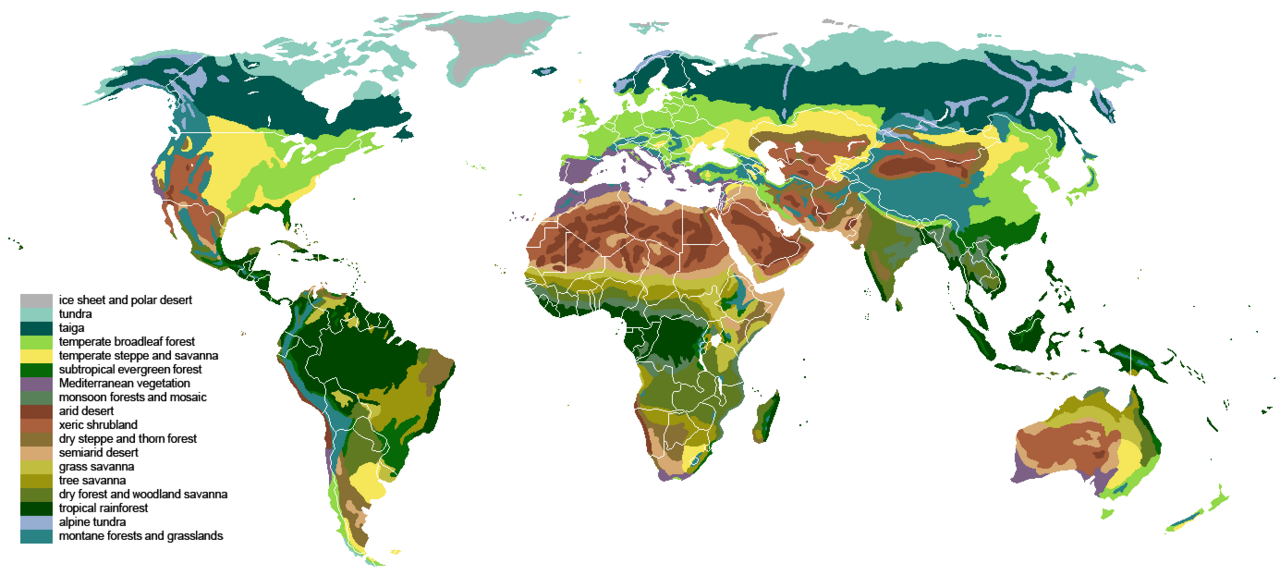
#> input picture tools/data/vegetation_source.png, 1280 x 575 px; its folder holds only this picture in this run
$ python terrain.py data/vegetation_source.png
#> lines starting #> are read from the running program, lines starting #| are printed output that depends on the picture; after the words box and inside, x2 and y2 are one past the last pixel; in counts of white or black regions, pixels touching at a corner belong together
### tools/map_common.py
"""Shared map geometry and raster helpers for the tools in this folder."""
import pathlib

import numpy as np
from PIL import Image, ImageDraw

ROOT = pathlib.Path(__file__).resolve().parent.parent
OCEAN_MASK_PNG = ROOT / "tools" / "data" / "ocean_mask.png"   # white = sea; the fixed coastline source
RIVERS_PNG = ROOT / "map" / "rivers.png"
HEIGHTMAP_PNG = ROOT / "map" / "heightmapps.png"
PROVINCES_PNG = ROOT / "map" / "provinces.png"

# Equirectangular: longitude -180..180 across the width, latitude MAP_TOP..MAP_BOTTOM down the height.
# Fitted against the coastline of the game's land mask.
WIDTH, HEIGHT = 5632, 2316
MAP_TOP, MAP_BOTTOM = 86.6, -61.6
SEA_LEVEL = 128  # heightmap value of sea level

# rivers.png palette (also hard-coded in shaders/main.gdshader and tools/bake_map_fields.py)
LAND_RGB = (255, 255, 255)
WATER_RGB = (122, 122, 122)
RIVER_CLASS_RGB = {           # narrowest .. widest
    0: (0, 225, 255),
    1: (0, 200, 255),
    2: (0, 100, 255),
    3: (0, 0, 200),
}

Image.MAX_IMAGE_PIXELS = None


# [49 lines left out: functions to_pixels, _rings, _is_hole, rasterize_polygons, not called in this run]


def load_ocean_mask():
    return np.asarray(Image.open(OCEAN_MASK_PNG).convert("L")) > 127


def load_heights():
    return np.asarray(Image.open(HEIGHTMAP_PNG).convert("RGB"))[..., 0]


def clean(text):
    """Single-line text safe for the ;-separated data files."""
    return " ".join(str(text or "").replace(";", ",").split())

### tools/terrain.py
"""Terrain of every land province: its biome (vegetation) and its relief (plains, hills, mountains, impassable).

Biomes come from tools/data/vegetation_source.png, a world map of natural vegetation zones in the
Robinson projection with an 18-colour legend. It is lined up with the game map once (a Robinson fit, then
local shifts tile by tile so its coastlines meet ours) and the result cached in
tools/data/vegetation_warp.npz; --register redoes it. The 18 zones are merged into the biomes of
data/terrain.json; montane forest and grassland take the province's next most common zone.

Relief comes from map/heightmapps.png. Its steps are not linear in metres (about 17 m a step in the
lowlands, 40 m on the Tibetan plateau): metres ~ 0.348 x steps^2. A province's ruggedness is the median
change of height over ~14 km; high plateaus count as mountains, and the highest, most rugged land of
the Himalaya as impassable.

Used by generate_setup.py (which writes the results into data/provinces.csv and data/province_setup.json).
Run on its own to redo the registration and print a preview: python3 tools/terrain.py [--register]
"""
import json
import sys

import numpy as np
from PIL import Image
from scipy.interpolate import griddata
from scipy.ndimage import distance_transform_edt, gaussian_filter, map_coordinates

from map_common import HEIGHT, MAP_BOTTOM, MAP_TOP, ROOT, SEA_LEVEL, WIDTH, load_heights

SOURCE_PNG = ROOT / "tools" / "data" / "vegetation_source.png"
WARP_NPZ = ROOT / "tools" / "data" / "vegetation_warp.npz"
REGIONS_DIR = ROOT / "tools" / "data" / "regions"

# the source map's legend, top to bottom, and the biome each zone becomes (None: decided per province)
LEGEND = [
    ((178, 178, 178), "ice sheet and polar desert", "ice"),
    ((140, 204, 189), "tundra", "tundra"),
    ((0, 87, 78), "taiga", "taiga"),
    ((146, 216, 71), "temperate broadleaf forest", "temperate_forest"),
    ((245, 231, 89), "temperate steppe and savanna", "steppe"),
    ((6, 104, 6), "subtropical evergreen forest", "subtropical_forest"),
    ((124, 96, 134), "Mediterranean vegetation", "mediterranean"),
    ((89, 129, 89), "monsoon forests and mosaic", "subtropical_forest"),
    ((129, 66, 41), "arid desert", "desert"),
    ((170, 95, 61), "xeric shrubland", "dry_steppe"),
    ((136, 111, 51), "dry steppe and thorn forest", "dry_steppe"),
    ((214, 169, 114), "semiarid desert", "desert"),
    ((193, 189, 62), "grass savanna", "savanna"),
    ((155, 149, 14), "tree savanna", "savanna"),
    ((96, 122, 34), "dry forest and woodland savanna", "savanna"),
    ((0, 70, 0), "tropical rainforest", "rainforest"),
    ((149, 174, 210), "alpine tundra", "tundra"),
    ((41, 131, 132), "montane forests and grasslands", None),
]
MONTANE = len(LEGEND) - 1
LEGEND_BOX = (288, 548, 0, 240)          # rows, columns of the legend in the source image: not land
MAX_COLOR_DISTANCE = 14                  # the zones are flat colours; anything further is a border line, text or blur

# Robinson projection table: latitude, parallel length, distance from the equator
ROBINSON = np.array([[0, 1.0, 0], [5, 0.9986, 0.062], [10, 0.9954, 0.124], [15, 0.99, 0.186], [20, 0.9822, 0.248],
                     [25, 0.973, 0.31], [30, 0.96, 0.372], [35, 0.9427, 0.434], [40, 0.9216, 0.4958],
                     [45, 0.8962, 0.5571], [50, 0.8679, 0.6176], [55, 0.835, 0.6769], [60, 0.7986, 0.7346],
                     [65, 0.7597, 0.7903], [70, 0.7186, 0.8435], [75, 0.6732, 0.8936], [80, 0.6213, 0.9394],
                     [85, 0.5722, 0.9761], [90, 0.5322, 1.0]])

# relief thresholds: ruggedness in metres of height change per ~14 km, elevations in metres
METRES_PER_STEP2 = 0.348
HILLS_RUGGED, MOUNTAINS_RUGGED = 55, 170
HIGH_PLATEAU = 3000                      # this high, even gentle land is mountains
ALPINE = 3500                            # montane land this high (median, m) is alpine tundra
IMPASSABLE = [(400, 3300, 0), (0, 4400, 4800)]   # (ruggedness, median, 90th percentile elevation): any one


def load_source():
    img = np.asarray(Image.open(SOURCE_PNG).convert("RGB")).astype(np.int32)
    land = ~(img > 235).all(axis=2)
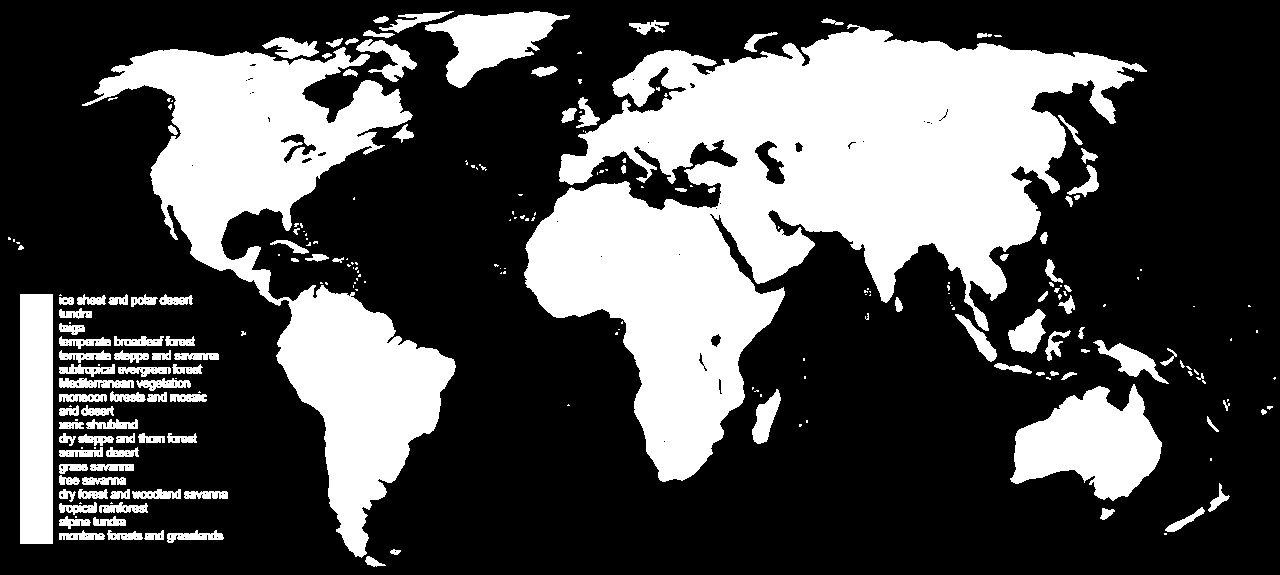
#> land: shape (575, 1280) bool; 31.2% white; 237 white regions (120 under 20 px), largest, box (x1, y1, x2, y2) and area: (524, 24, 1147, 482) 123597, (82, 47, 456, 558) 57645, (1010, 384, 1162, 501) 10831
    r0, r1, c0, c1 = LEGEND_BOX
    ignore = np.zeros(land.shape, dtype=bool)
    ignore[r0:r1, c0:c1] = True
    return img, land & ~ignore, ignore


# [5 lines left out: function robinson, not called in this run]


def register():
    """Lines the source map up with ours: a Robinson fit, then a smooth field of local shifts."""
    from scipy.optimize import minimize
    from scipy.spatial import cKDTree
    img, land_img, ignore = load_source()
    h, w = land_img.shape
    ours = load_heights() > SEA_LEVEL
    step = 0.25
    lon, lat = np.meshgrid(np.arange(-180, 180, step) + step / 2, np.arange(84, -60, -step) - step / 2)
    ox = ((lon + 180) * WIDTH / 360).astype(int).clip(0, WIDTH - 1)
    oy = ((MAP_TOP - lat) * HEIGHT / (MAP_TOP - MAP_BOTTOM)).astype(int).clip(0, HEIGHT - 1)
    our = ours[oy, ox]

    # [5 lines left out: function agreement, not called in this run]

    def cost(p):
        ix, iy = robinson(lon[::2, ::2], lat[::2, ::2], p)
        return -agreement(np.round(ix).astype(int), np.round(iy).astype(int), our[::2, ::2])[0]

    params = minimize(cost, [w * 0.46, w / 334, h * 0.585, h / 153], method="Nelder-Mead",
                      options={"maxiter": 3000, "xatol": 1e-3, "fatol": 1e-6}).x
    bx, by = robinson(lon, lat, params)
    tile = 40
    shifts = [(dx, dy) for dx in range(-14, 15) for dy in range(-14, 15)]
    pts, dxs, dys = [], [], []
    for ty in range(0, lon.shape[0], tile // 2):
        for tx in range(0, lon.shape[1], tile // 2):
            sl = (slice(max(0, ty - tile // 2), ty + tile), slice(max(0, tx - tile // 2), tx + tile))
            o = our[sl]
            if not 0.08 <= o.mean() <= 0.92:
                continue                  # all sea or all land: no coastline to match
            scores = []
            for dx, dy in shifts:
                s, covered = agreement(np.round(bx[sl] + dx).astype(int), np.round(by[sl] + dy).astype(int), o)
                scores.append(s if covered >= 0.7 else -1)
            i = int(np.argmax(scores))
            if scores[i] >= 0.8:
                pts.append((lon[0, min(tx + tile // 4, lon.shape[1] - 1)], lat[min(ty + tile // 4, lat.shape[0] - 1), 0]))
                dxs.append(shifts[i][0])
                dys.append(shifts[i][1])
    pts, dxs, dys = np.array(pts), np.array(dxs, float), np.array(dys, float)
    tree = cKDTree(pts)
    keep = np.array([abs(dxs[i] - np.median(dxs[nb])) <= 3 and abs(dys[i] - np.median(dys[nb])) <= 3
                     for i, nb in enumerate(tree.query_ball_point(pts, 12))])
    pts, dxs, dys = pts[keep], dxs[keep], dys[keep]
    glon, glat = np.meshgrid(np.arange(-180, 181, 1.0), np.arange(90, -91, -1.0))

    # [4 lines left out: function field, not called in this run]

    np.savez_compressed(WARP_NPZ, params=params, fx=field(dxs).astype(np.float32), fy=field(dys).astype(np.float32))
    print(f"vegetation map registered: Robinson {np.round(params, 3)}, {len(pts)} local shifts")


def source_xy(lon, lat):
    """Where a longitude/latitude of our map falls on the source image."""
    if not WARP_NPZ.exists():
        register()
    warp = np.load(WARP_NPZ)
    bx, by = robinson(lon, lat, warp["params"])
    gi, gj = 90 - lat, lon + 180
    return (bx + map_coordinates(warp["fx"], [gi, gj], order=1, mode="nearest"),
            by + map_coordinates(warp["fy"], [gi, gj], order=1, mode="nearest"))


def zone_map():
    """The vegetation zone (index into LEGEND) of every pixel of our map; -1 at sea."""
    img, land_img, _ = load_source()
    h, w = land_img.shape
#> h = 575; w = 1280
    colors = np.array([c for c, _, _ in LEGEND])
#> colors = 18 rows, first 8: [178, 178, 178], [140, 204, 189], [0, 87, 78], [146, 216, 71], [245, 231, 89], [6, 104, 6], [124, 96, 134], [89, 129, 89]
    dist = ((img[:, :, None, :] - colors[None, None]) ** 2).sum(axis=3)
    zone = np.argmin(dist, axis=2)
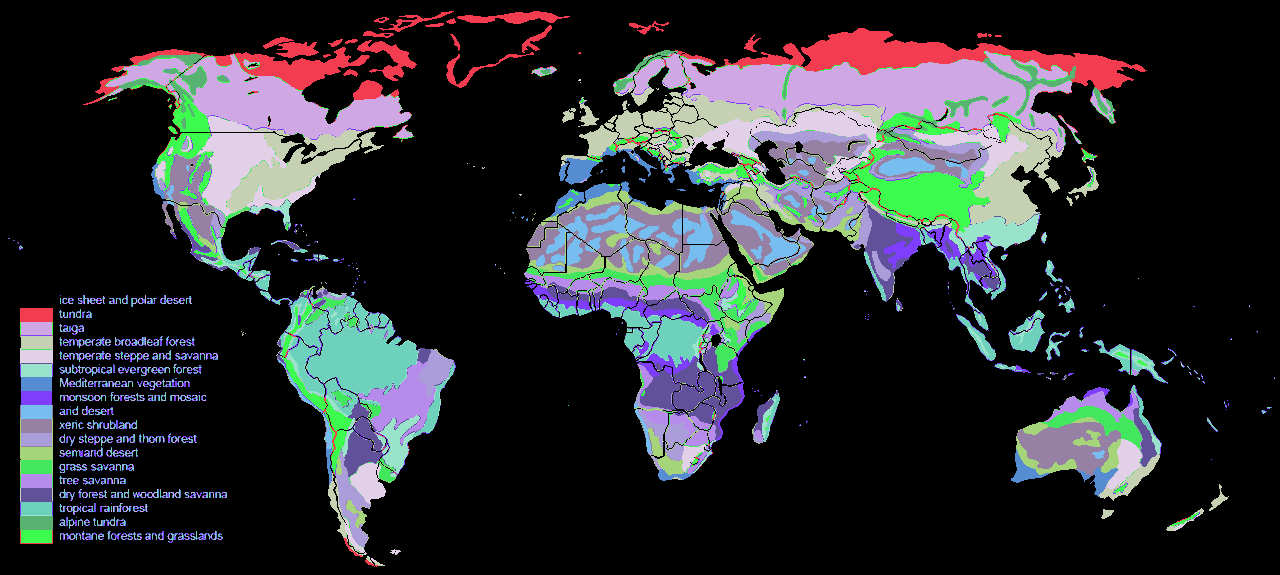
#> zone: shape (575, 1280) int64; 18 distinct labels, from 0 to 17; one colour per label, 0 black
    known = land_img & (np.sqrt(dist.min(axis=2)) <= MAX_COLOR_DISTANCE)
#> known: shape (575, 1280) bool; 22.9% white; 419 white regions (240 under 20 px), largest, box (x1, y1, x2, y2) and area: (681, 28, 1145, 165) 28624, (848, 115, 1051, 301) 15867, (171, 48, 411, 159) 13090
    # border lines and text inside the land take the nearest zone
    _, (iy, ix) = distance_transform_edt(~known, return_indices=True)
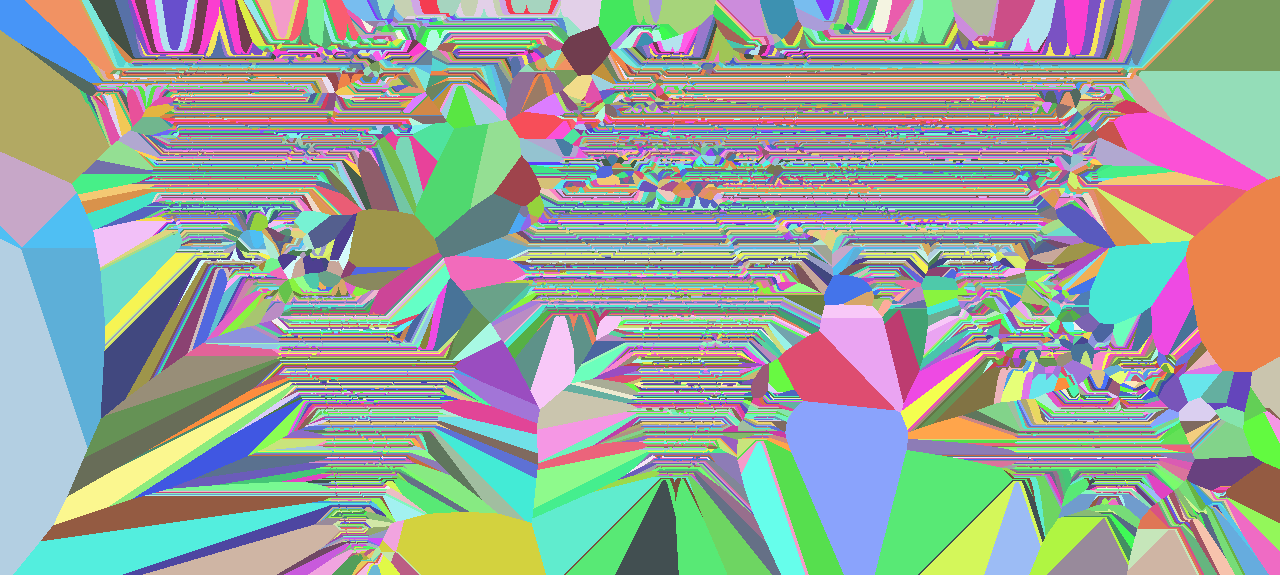
#> iy: shape (575, 1280) int32; 553 distinct labels, from 12 to 565; one colour per label, 0 black
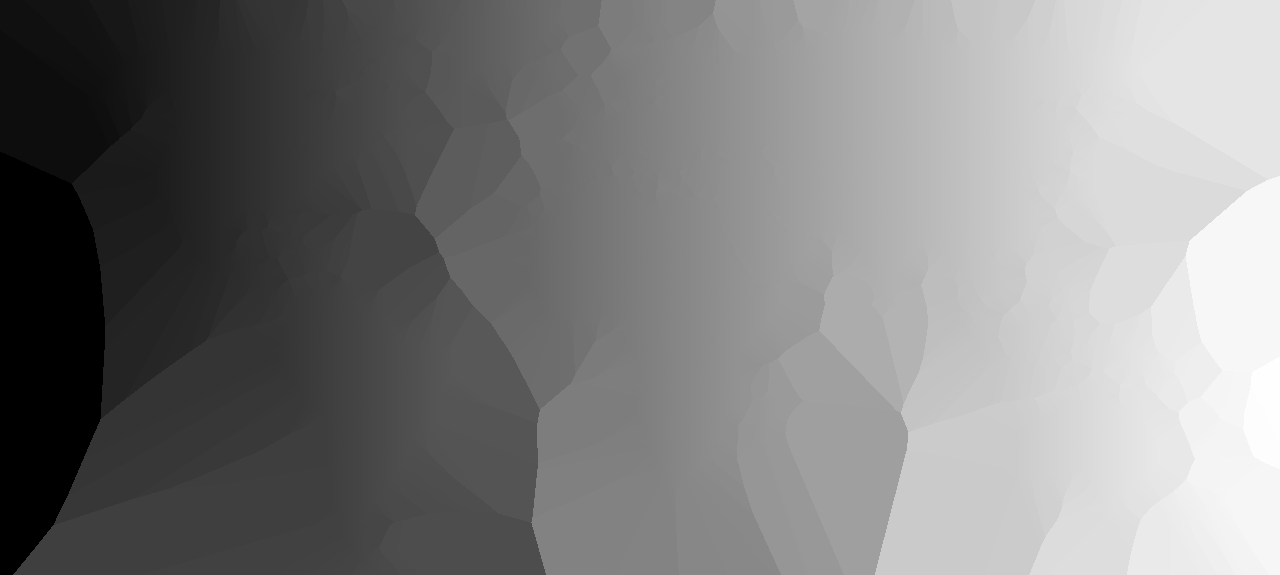
#> ix: shape (575, 1280) int32; min 19, max 1269, mean 644.4; drawn with min black and max white
    zone = np.where(land_img, zone[iy, ix], -1)
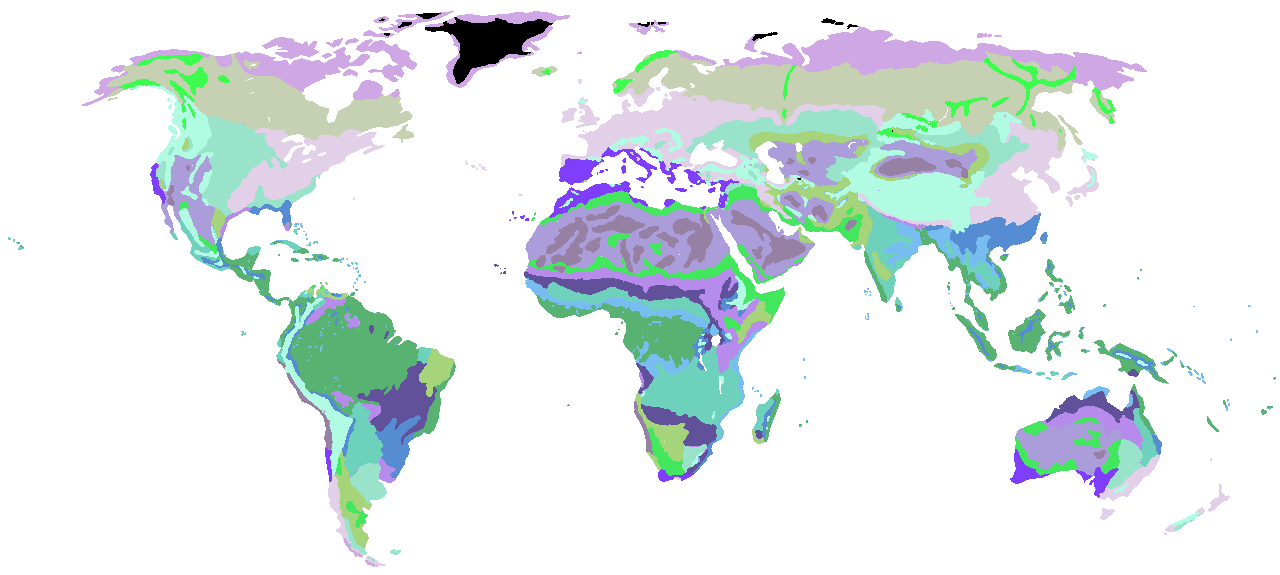
#> zone: shape (575, 1280) int64; 19 distinct labels, from -1 to 17; one colour per label, 0 black, -1 white

    ys, xs = np.mgrid[0:HEIGHT, 0:WIDTH]
    lon = (xs + 0.5) * 360.0 / WIDTH - 180.0
    lat = MAP_TOP - (ys + 0.5) * (MAP_TOP - MAP_BOTTOM) / HEIGHT
    sx, sy = source_xy(lon, lat)
#> in register, `img, land_img, ignore = load_source()`:
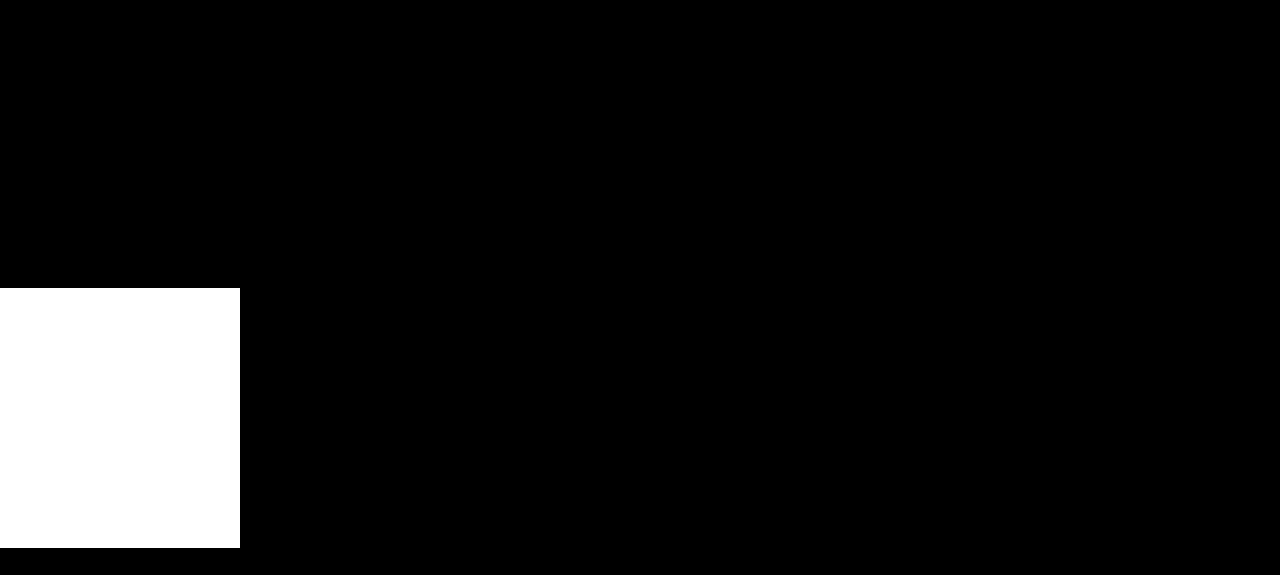
#> ignore: shape (575, 1280) bool; 8.5% white; 1 white region, box (x1, y1, x2, y2) and area: (0, 288, 240, 548) 62400
    ours = zone[np.round(sy).astype(int).clip(0, h - 1), np.round(sx).astype(int).clip(0, w - 1)]
    land = load_heights() > SEA_LEVEL
    # our land the source shows as sea (coasts, small islands, lines up a pixel off): nearest zone
    known = land & (ours >= 0)
    _, (iy, ix) = distance_transform_edt(~known, return_indices=True)
    return np.where(land, ours[iy, ix], -1)


# [60 lines left out: functions biome_of, relief_fields, relief_of, region_biomes, not called in this run]


if __name__ == "__main__":
    if "--register" in sys.argv:
        register()
#> (the run stopped early here; a loop or call above may not have finished)
